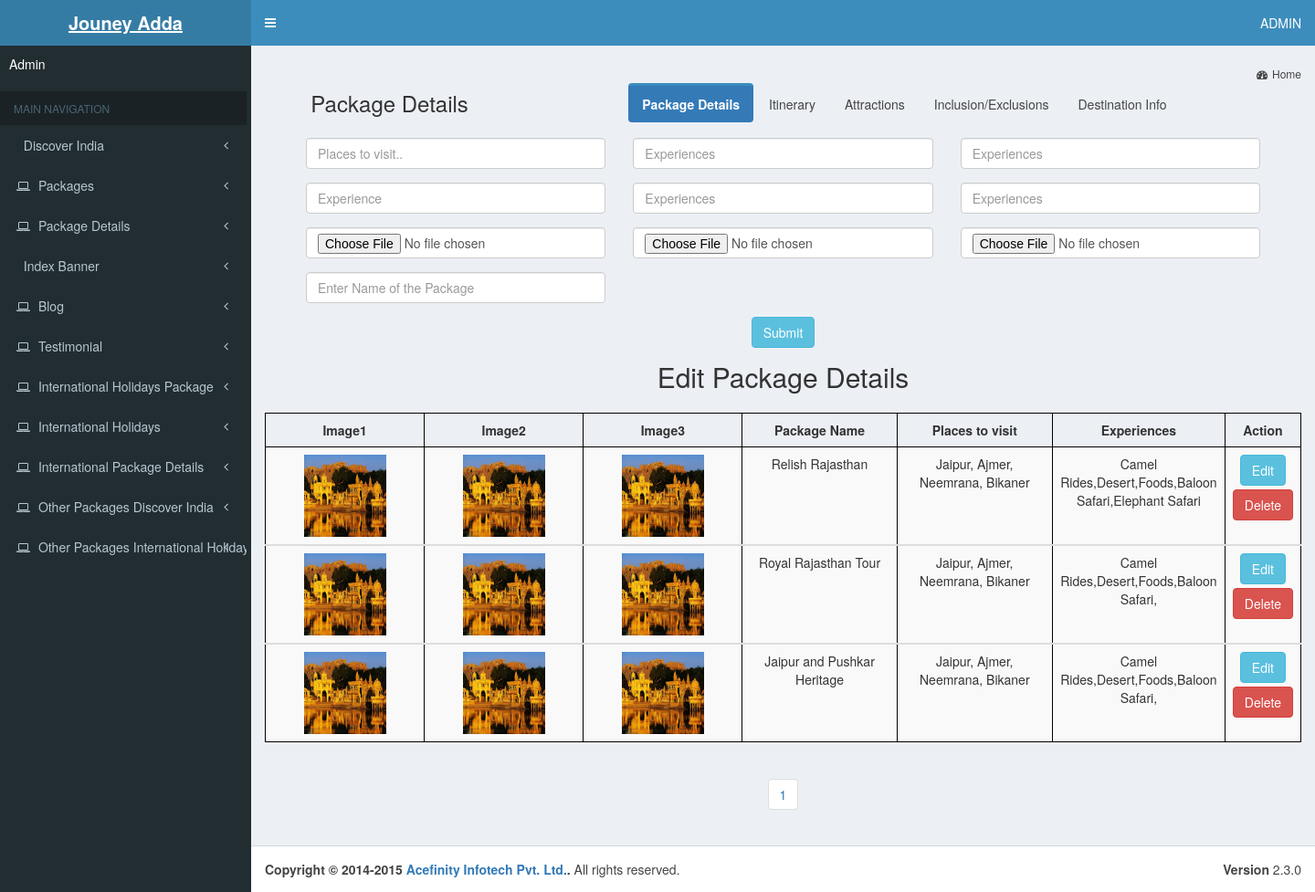
The app's page /admin-journey/package_details.php with its own data.
### tables this page shows
CREATE TABLE `package_details` (
  `id` int(225) NOT NULL,
  `place1` varchar(2000) NOT NULL,
  `experience1` varchar(2000) NOT NULL,
  `experience2` varchar(2000) NOT NULL,
  `experience3` varchar(2000) NOT NULL,
  `experience4` varchar(2000) NOT NULL,
  `experience5` varchar(2000) NOT NULL,
  `image1` varchar(2000) NOT NULL,
  `image2` varchar(2000) NOT NULL,
  `image3` varchar(2000) NOT NULL,
  `package_name` varchar(2000) NOT NULL
);

### admin-journey/package_details.php (the view, shortened to what this page needs)
<?php
include("connect.php");
include("includes/header.php");
include("includes/left_sidebar.php");
$limit=8;
?>
 <link rel="stylesheet" href="https://maxcdn.bootstrapcdn.com/bootstrap/3.3.7/css/bootstrap.min.css">
      <div class="content-wrapper">
        <section class="content-header">
          <ol class="breadcrumb">
          <li><a href="dashboard.php"><i class="fa fa-dashboard"></i>Home</a></li>
          </ol>
        </section>
        <section class="content">
          <div class="row">
            <div class="col-lg-12">
            <div class="col-md-12 member">
              <div class="form-group pb20 col-md-4"><h3 style="margin-left:6%;">Package Details</h3></div><div class="container col-md-8" style="margin-top:1%;">
  <ul class="nav nav-pills">
    <li class="active" id="package"><a href="package_details.php">Package Details</a></li>
    <li><a href="itinerary.php">Itinerary</a></li>
    <li><a href="attractions.php">Attractions</a></li>
    <li><a href="inclusion.php">Inclusion/Exclusions</a></li>
     <li><a href="destination.php">Destination Info</a></li>
  </ul>
</div>
<div class="col-md-12">
               <form name="image" action="package_details.php" method="post" enctype="multipart/form-data">
                    <div class="form-group col-md-4">
              <input type="text" class="form-control" name="place" placeholder="Places to visit.." required>
                 </div>
                 <div class="form-group col-md-4">
              <input type="text" class="form-control" name="experience" placeholder="Experiences" required>
                 </div>
                 <div class="form-group col-md-4">
              <input type="text" class="form-control" name="experience1" placeholder="Experiences">
                 </div>
                 <div class="form-group col-md-4">
              <input type="text" class="form-control" name="experience2" placeholder="Experience" >
                 </div>
                 <div class="form-group col-md-4">
              <input type="text" class="form-control" name="experience3" placeholder="Experiences">
                 </div>
                 <div class="form-group col-md-4">
              <input type="text" class="form-control" name="experience4" placeholder="Experiences">
                 </div>
              <div class="form-group col-md-4">
              <input type="file" class="form-control" name="fileupload" required>
                 </div>
                 <div class="form-group col-md-4">
              <input type="file" class="form-control" name="fileupload1" required>
                 </div>
                 <div class="form-group col-md-4">
              <input type="file" class="form-control" name="fileupload2" required>
                 </div>
                 <div class="form-group col-md-4">
              <input type="text" class="form-control" name="name" placeholder="Enter Name of the Package" required>
                 </div>
                 <div class="form-group col-md-12" style="text-align:center;"><input type="submit" class="btn btn-info" value="Submit" name="submit" ></div>
                </form>
                </div>
       </div>
       <h2 style="text-align:center;margin-top:6%;margin-bottom:2%;">Edit Package Details</h2>
       <table class="table table-striped table-bordered text-center table-responsive">
         <thead>
            <tr>
             <th class="text-center col-md-2">Image1</th>
			 <th class="text-center col-md-1">Image2</th>
			 <th class="text-center col-md-1">Image3</th>
			 <th class="text-center col-md-2">Package Name</th>
             <th class="text-center col-md-2">Places to visit</th>
             <th class="text-center col-md-1">Experiences</th>
             <th class="text-center col-md-1">Action</th>
             </tr>
<?php
$query1="select * from package_details";
$data1=mysqli_query($conn,$query1);
while($row1=mysqli_fetch_assoc($data1))
{
$id=$row1["id"];
$img1=$row1["image1"];
$img2=$row1["image2"];
$img3=$row1["image3"];
$place1=$row1["place1"];
$experience1=$row1["experience1"];
$experience2=$row1["experience2"];
$experience3=$row1["experience3"];
$experience4=$row1["experience4"];
$experience5=$row1["experience5"];
$package_name=$row1["package_name"];
?>
         <tbody>
            <tr>
              <td class="text-center col-md-2"><img src="<?php echo $img1;?>" height="90" width="90"></td>
              <td class="text-center col-md-2"><img src="<?php echo $img2;?>" height="90" width="90"></td>
              <td class="text-center col-md-2"><img src="<?php echo $img3;?>" height="90" width="90"></td>
			  <td class="text-center col-md-2"><?php echo $package_name;?></td>
              <td class="text-center col-md-2"><?php echo $place1;?></td>
              <td class="text-center col-md-2"><?php echo $experience1;?>,<?php echo $experience2;?>,<?php echo $experience3;?>,<?php echo $experience4;?>,<?php echo $experience5;?></td>
                             <td class=" form-group text-center col-md-1">
              <a href="edit_package_details.php?e_id=<?php echo $id;?>"><button class="btn btn-info" style="margin-bottom:4px;">Edit</button></a>
<a href="delete_package_details.php?d_id=<?php echo $id?>"><button  class="btn btn-danger">Delete</button></a>
</td>
           </tr>
         </tbody>
<?php }?>
       </table>
       <div class="text-center">
       <?php
$sql = "SELECT COUNT(id) FROM package_details";
$data = mysqli_query($conn, $sql);
$row = mysqli_fetch_row($data);
$total_records = $row[0];
$total_pages = ceil($total_records / $limit);
$pagLink = "<nav><ul class='pagination'>";
for ($i=1; $i<=$total_pages; $i++) {
             $pagLink .= "<li><a href='package_details.php?page=".$i."'>".$i."</a></li>";
};
echo $pagLink . "</ul></nav>";
?>
      </div>
      </div>
          </div>
        </section>
      </div>
 <?php include("includes/footer.php"); ?>

### admin-journey/package_details.php (style rules this page uses)
.table-bordered { border: 1px solid #000; }
.table-bordered>thead>tr>th, .table-bordered>tbody>tr>td { border:1px solid #000; }

### records on screen
package_details: image1 (picture), image2 (picture), image3 (picture), package_name "Relish Rajasthan", place1 "Jaipur, Ajmer, Neemrana, Bikaner", experience1 "Camel Rides", experience2 "Desert", experience3 "Foods", experience4 "Baloon Safari", experience5 "Elephant Safari"
package_details: image1 (picture), image2 (picture), image3 (picture), package_name "Royal Rajasthan Tour", place1 "Jaipur, Ajmer, Neemrana, Bikaner", experience1 "Camel Rides", experience2 "Desert", experience3 "Foods", experience4 "Baloon Safari"
package_details: image1 (picture), image2 (picture), image3 (picture), package_name "Jaipur and Pushkar Heritage", place1 "Jaipur, Ajmer, Neemrana, Bikaner", experience1 "Camel Rides", experience2 "Desert", experience3 "Foods", experience4 "Baloon Safari"
